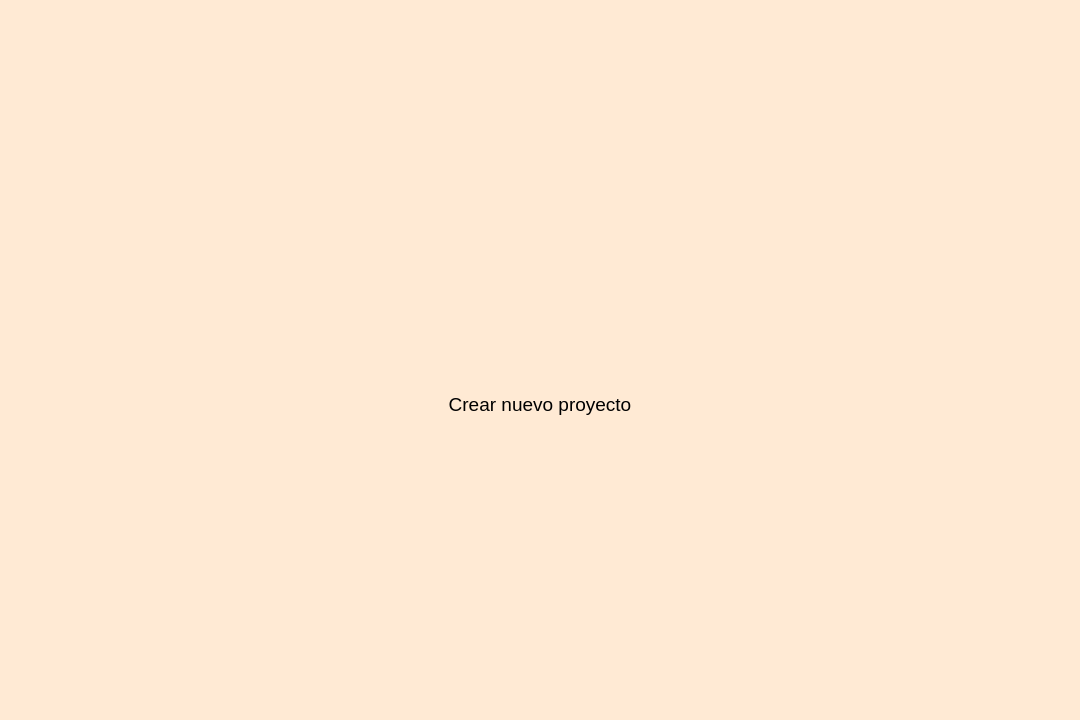
<?xml version="1.0" encoding="UTF-8"?>
<ui version="4.0">
 <class>CinemaSimi</class>
 <widget class="QWidget" name="CinemaSimi">
  <property name="geometry">
   <rect>
    <x>0</x>
    <y>0</y>
    <width>1080</width>
    <height>720</height>
   </rect>
  </property>
  <property name="windowTitle">
   <string>CinemaSimi - Inicio</string>
  </property>
  <property name="windowIcon">
   <iconset resource="icons.qrc">
    <normaloff>:/icons/recursos/upc_logo.png</normaloff>:/icons/recursos/upc_logo.png</iconset>
  </property>
  <property name="styleSheet">
   <string notr="true">background-color: rgb(255, 234, 212);</string>
  </property>
  <layout class="QVBoxLayout" name="verticalLayout">
   <item>
    <layout class="QHBoxLayout" name="lytCabezera">
     <item>
      <widget class="QToolButton" name="btnQuestion">
       <property name="sizePolicy">
        <sizepolicy hsizetype="MinimumExpanding" vsizetype="Maximum">
         <horstretch>0</horstretch>
         <verstretch>0</verstretch>
        </sizepolicy>
       </property>
       <property name="maximumSize">
        <size>
         <width>110</width>
         <height>90</height>
        </size>
       </property>
       <property name="text">
        <string/>
       </property>
       <property name="icon">
        <iconset resource="icons.qrc">
         <normaloff>:/icons/recursos/question_red.png</normaloff>:/icons/recursos/question_red.png</iconset>
       </property>
       <property name="iconSize">
        <size>
         <width>70</width>
         <height>70</height>
        </size>
       </property>
       <property name="autoRaise">
        <bool>true</bool>
       </property>
      </widget>
     </item>
     <item>
      <spacer name="horizontalSpacer">
       <property name="orientation">
        <enum>Qt::Horizontal</enum>
       </property>
       <property name="sizeType">
        <enum>QSizePolicy::Expanding</enum>
       </property>
       <property name="sizeHint" stdset="0">
        <size>
         <width>40</width>
         <height>20</height>
        </size>
       </property>
      </spacer>
     </item>
     <item>
      <widget class="QLabel" name="lblUPC">
       <property name="maximumSize">
        <size>
         <width>90</width>
         <height>90</height>
        </size>
       </property>
       <property name="text">
        <string/>
       </property>
       <property name="pixmap">
        <pixmap resource="icons.qrc">:/icons/recursos/upc_logo.png</pixmap>
       </property>
       <property name="scaledContents">
        <bool>true</bool>
       </property>
       <property name="alignment">
        <set>Qt::AlignRight|Qt::AlignTrailing|Qt::AlignVCenter</set>
       </property>
      </widget>
     </item>
    </layout>
   </item>
   <item>
    <layout class="QHBoxLayout" name="lytLogo">
     <item>
      <spacer name="horizontalSpacer_2">
       <property name="orientation">
        <enum>Qt::Horizontal</enum>
       </property>
       <property name="sizeHint" stdset="0">
        <size>
         <width>40</width>
         <height>20</height>
        </size>
       </property>
      </spacer>
     </item>
     <item>
      <widget class="QLabel" name="lblLogo">
       <property name="sizePolicy">
        <sizepolicy hsizetype="Expanding" vsizetype="Fixed">
         <horstretch>0</horstretch>
         <verstretch>0</verstretch>
        </sizepolicy>
       </property>
       <property name="maximumSize">
        <size>
         <width>580</width>
         <height>200</height>
        </size>
       </property>
       <property name="text">
        <string/>
       </property>
       <property name="pixmap">
        <pixmap resource="icons.qrc">:/icons/recursos/cinemaSimi.png</pixmap>
       </property>
       <property name="scaledContents">
        <bool>true</bool>
       </property>
      </widget>
     </item>
     <item>
      <spacer name="horizontalSpacer_3">
       <property name="orientation">
        <enum>Qt::Horizontal</enum>
       </property>
       <property name="sizeHint" stdset="0">
        <size>
         <width>40</width>
         <height>20</height>
        </size>
       </property>
      </spacer>
     </item>
    </layout>
   </item>
   <item>
    <layout class="QGridLayout" name="lytPrincipal">
     <item row="2" column="0">
      <spacer name="verticalSpacer">
       <property name="orientation">
        <enum>Qt::Vertical</enum>
       </property>
       <property name="sizeType">
        <enum>QSizePolicy::MinimumExpanding</enum>
       </property>
       <property name="sizeHint" stdset="0">
        <size>
         <width>20</width>
         <height>40</height>
        </size>
       </property>
      </spacer>
     </item>
     <item row="0" column="0">
      <widget class="QToolButton" name="btnAdd">
       <property name="text">
        <string/>
       </property>
       <property name="icon">
        <iconset resource="icons.qrc">
         <normaloff>:/icons/recursos/add.png</normaloff>:/icons/recursos/add.png</iconset>
       </property>
       <property name="iconSize">
        <size>
         <width>260</width>
         <height>260</height>
        </size>
       </property>
       <property name="toolButtonStyle">
        <enum>Qt::ToolButtonIconOnly</enum>
       </property>
       <property name="autoRaise">
        <bool>true</bool>
       </property>
       <property name="arrowType">
        <enum>Qt::NoArrow</enum>
       </property>
      </widget>
     </item>
     <item row="1" column="0">
      <widget class="QLabel" name="lblNew">
       <property name="text">
        <string>&lt;html&gt;&lt;head/&gt;&lt;body&gt;&lt;p align=&quot;center&quot;&gt;&lt;span style=&quot; font-size:14pt;&quot;&gt;Crear nuevo proyecto&lt;/span&gt;&lt;/p&gt;&lt;/body&gt;&lt;/html&gt;</string>
       </property>
      </widget>
     </item>
    </layout>
   </item>
  </layout>
 </widget>
 <resources>
  <include location="icons.qrc"/>
 </resources>
 <connections/>
</ui>
